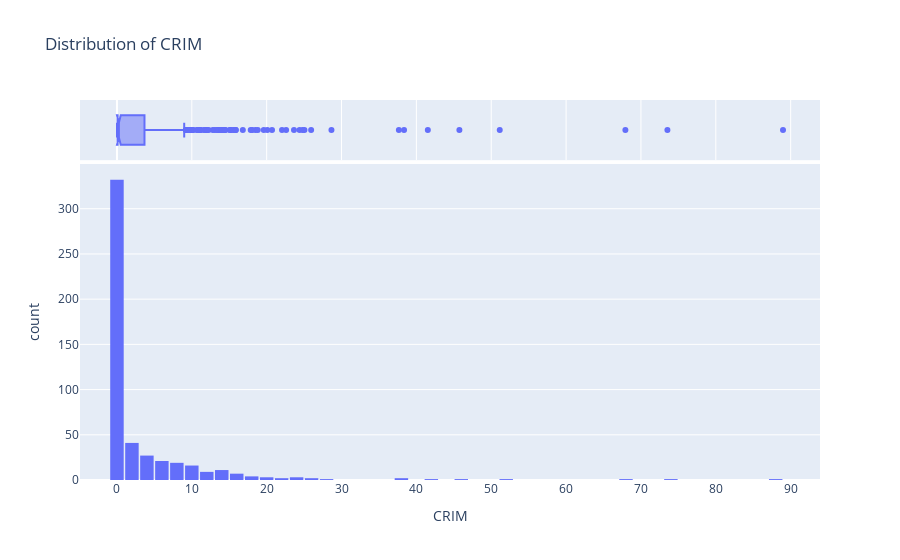

Notebook code cell kept with this figure:
### Markdown cell above
median is less than mean hence left skewed

### Code cell
fig=px.histogram(bos,x='CRIM',marginal='box',nbins=45,title='Distribution of CRIM')
fig.update_layout(bargap=0.1)
fig.show()

### Figure 1 — Plotly figure (JSON) as saved in the notebook; plotly's stock layout.template omitted (floating-point values rounded to 4 significant figures; data arrays with more than 128 entries replaced by an {"elided": "..."} marker saying what was removed)
{"data": [{"alignmentgroup": "True", "bingroup": "x", "hovertemplate": "CRIM=%{x}<br>count=%{y}<extra></extra>", "legendgroup": "", "marker": {"color": "#636efa"}, "name": "", "nbinsx": 45, "offsetgroup": "", "orientation": "v", "showlegend": false, "type": "histogram", "x": {"elided": "506 float values"}, "xaxis": "x", "yaxis": "y"}, {"alignmentgroup": "True", "hovertemplate": "CRIM=%{x}<extra></extra>", "legendgroup": "", "marker": {"color": "#636efa"}, "name": "", "notched": true, "offsetgroup": "", "showlegend": false, "type": "box", "x": {"elided": "506 float values"}, "xaxis": "x2", "yaxis": "y2"}], "layout": {"bargap": 0.1, "barmode": "relative", "legend": {"tracegroupgap": 0}, "title": {"text": "Distribution of CRIM"}, "xaxis": {"anchor": "y", "domain": [0, 1], "title": {"text": "CRIM"}}, "xaxis2": {"anchor": "y2", "domain": [0, 1], "matches": "x", "showgrid": true, "showticklabels": false}, "yaxis": {"anchor": "x", "domain": [0, 0.8316], "title": {"text": "count"}}, "yaxis2": {"anchor": "x2", "domain": [0.8416, 1], "matches": "y2", "showgrid": false, "showline": false, "showticklabels": false, "ticks": ""}}}
